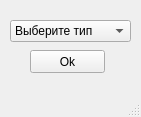
<?xml version="1.0" encoding="UTF-8"?>
<ui version="4.0">
 <class>MainWindow</class>
 <widget class="QMainWindow" name="MainWindow">
  <property name="geometry">
   <rect>
    <x>0</x>
    <y>0</y>
    <width>141</width>
    <height>117</height>
   </rect>
  </property>
  <property name="windowTitle">
   <string>MainWindow</string>
  </property>
  <widget class="QWidget" name="centralwidget">
   <widget class="QPushButton" name="ButType">
    <property name="geometry">
     <rect>
      <x>30</x>
      <y>50</y>
      <width>75</width>
      <height>23</height>
     </rect>
    </property>
    <property name="text">
     <string>Ok</string>
    </property>
   </widget>
   <widget class="QComboBox" name="CBType">
    <property name="geometry">
     <rect>
      <x>10</x>
      <y>20</y>
      <width>121</width>
      <height>22</height>
     </rect>
    </property>
    <item>
     <property name="text">
      <string>Выберите тип</string>
     </property>
    </item>
    <item>
     <property name="text">
      <string>Telegram (telebot)</string>
     </property>
    </item>
    <item>
     <property name="text">
      <string>Discord</string>
     </property>
    </item>
   </widget>
  </widget>
  <widget class="QMenuBar" name="menubar">
   <property name="geometry">
    <rect>
     <x>0</x>
     <y>0</y>
     <width>141</width>
     <height>21</height>
    </rect>
   </property>
  </widget>
  <widget class="QStatusBar" name="statusbar"/>
 </widget>
 <resources/>
 <connections/>
</ui>
